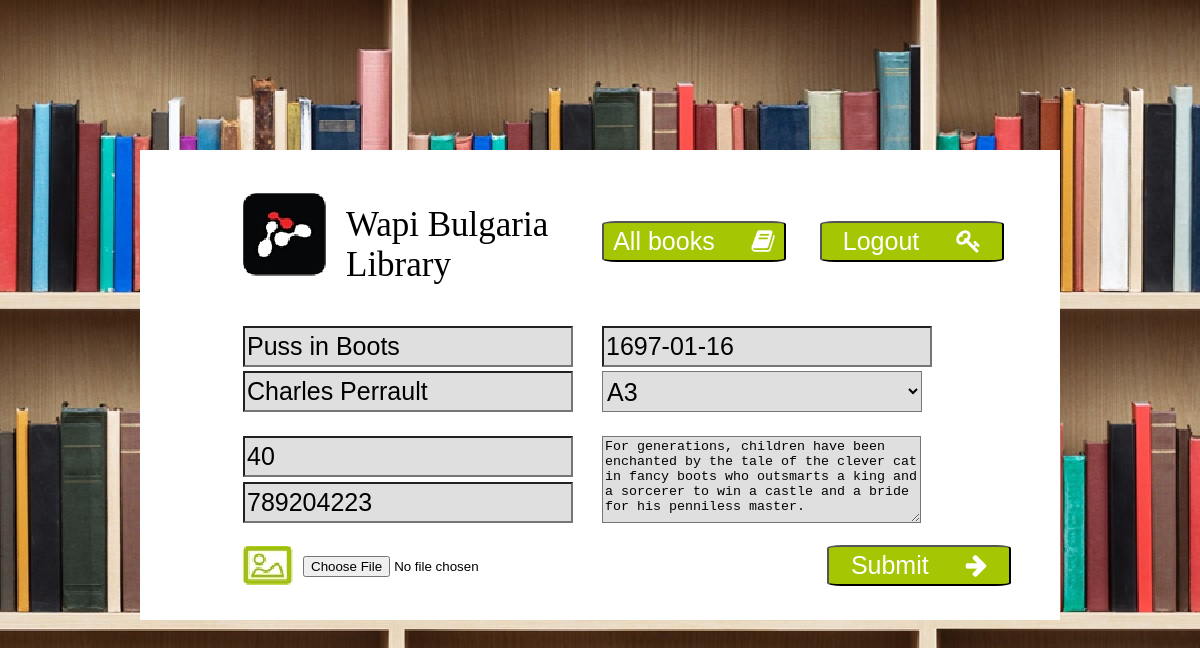
The page /phpjun_test/edit_book.php?bookId=12 (signed in) on the database its author committed.
### tables this page shows
CREATE TABLE `books` (
  `id` int(11) NOT NULL,
  `title` text NOT NULL,
  `author` text NOT NULL,
  `publish_date` date DEFAULT NULL,
  `format` text NOT NULL,
  `page_count` int(11) DEFAULT NULL,
  `isbn` text,
  `resume` text NOT NULL,
  `creation_date` timestamp NOT NULL DEFAULT CURRENT_TIMESTAMP,
  `file_name` text
);

### phpjun_test/includes/db_functions.php (called while the page is built)
<?php
	function get_result($sql) {
		global $conn;
		$result = mysqli_query($conn, $sql);
		$resultArray = array();
		if (mysqli_num_rows($result) > 0) {
			while($row = mysqli_fetch_assoc($result)) {
		     	array_push($resultArray, $row);
			}
			return $resultArray;
		}
	}

### phpjun_test/edit_book.php (the view, shortened to what this page needs)
		<?php
	include "includes/db_connect.php";
	include "includes/db_functions.php";
	$bookId = (int)$_GET['bookId'];
	$sql = "SELECT * FROM books WHERE id = {$bookId}  limit 1";
	$book = get_result($sql);
	$book = end($book);
	$selected = "";
	$formatOptions = array('A3', 'A4');
	foreach ($formatOptions as $key => $option) {
		if ($option == $book['format']) {
			$selected = "selected";
		}
	}
	?>
<?php include_once('includes/html_header.php');?>
	<div class="content">
		<div class="header">
			<table>
		<tr>
			<td><div class="logo"><img src="css/pics/logo.jpg"></div><div class="logo_text"><p>Wapi Bulgaria Library</p></div></td>
			<td>
				<button class="btn" id="all_books">All books <i class="fa fa-book"></i></button>
				<button class="btn logout" id="logout">Logout <i class="fa fa-key"></i></button>
			</td>
		</tr>
	</table>
		</div>
		<div class="mid">
		<form action="" method="POST" enctype="multipart/form-data">
			<table class="tbl">
				<tr>
					<td><input type="text" class="inp_align" name="title" value="<?php echo $book['title']; ?>" required></td>
					<td><input type="text" name="publish_date" value="<?php echo $book['publish_date']; ?>" required></td>
				</tr>
				<tr>
					<td><input type="text" class="inp_align" name="author" value="<?php echo $book['author']; ?>" required></td>
					<td>
						<select name="format">
							<option value="A3" <?php echo $selected; ?>>A3</option>
						</select>
					</td>
				</tr>
				</table>
				<br>
				<table class="tbl">
				<tr>
					<td><input type="text" class="inp_align" name="page_count" value="<?php echo $book['page_count']; ?>" required></td>
					<td rowspan="2"><textarea name="resume"><?php echo $book['resume']; ?></textarea></td>
				</tr>
				<tr>
					<td><input type="text" class="inp_align" name="isbn" value="<?php echo $book['isbn']; ?>"></td>
				</tr>
			</table>
		</div>
		<div class="footer">
		<table class="tbl">
			<tr>
				<td>
					<img src="css/pics/upload_logo.jpg">
					<input type="file" name="fileToUpload" class="fileUpl">
				</td>
				<td><button class="btn subm" type="submit">Submit <i class="fa fa-arrow-right"></i></button></td>
			</tr>
		</table>
		</div>

### phpjun_test/css/style.css (style rules this page uses)
.fileUpl { position: absolute; margin-top: 10px; margin-left: 10px; }
.btn { width: 184px; height: 41px; font-size: 25px; border-radius: 8%; background-color: rgb(165, 198, 3); color: #fff; }
.subm { margin-left: 180px; }
.logout { margin-left: 30px; }
i { margin-left: 30px; }
.mid input[type=text], .mid input[type=password], .mid select { height: 41px; font-size: 25px; background-color: rgb(223, 223, 223); }
.mid textarea { height: 87px; width: 319px; background-color: rgb(223, 223, 223); }
.inp_align { margin-left: 90px; }
.tbl { width: 100%; }
.tbl select { width: 320px; }
.tbl td { width: 50%; }
.logform, .content { margin-top: 150px; margin-left: auto; margin-right: auto; width: 900px; height: 450px; padding: 10px; background-color: #fff; }
.header table { width: 100%; }
.header td { width: 50%; }
.logo_text { display: inline-block; width: 250px; padding-left: 20px; font-size: 35px; }
.logo { display: inline-block; margin-left: 90px; margin-top: 30px; }
.footer { margin-left: 90px; margin-bottom: 30px; }

### rows shown on the page
books: title "Puss in Boots", publish_date "1697-01-16", author "Charles Perrault", page_count "40", resume "For generations, children have been enchanted by the tale of the clever cat in fancy boots who outsmarts a king and a sorcerer to win a castle and a bride for his penniless master.", isbn "789204223"
